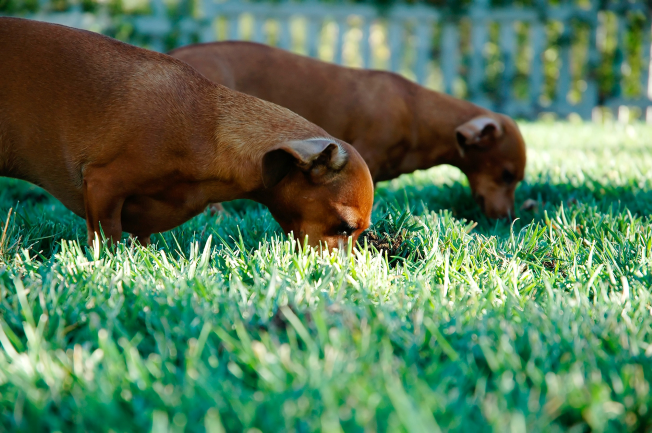
#> input picture noel-lopez-170-1.png, 652 x 433 px
$ python compression_encode.py noel-lopez-170-1.png   (older library calls are emulated)
#> lines starting #> are read from the running program, lines starting #| are printed output that depends on the picture
# -*- coding: utf-8 -*-
import sys
import re
import os
from skimage import io
import numpy as np
import pywt,cv2
from PIL import Image

image = io.imread(sys.argv[1])
#> image is the input picture: shape (433, 652, 4); mean R, G, B, A 89.7, 123.4, 89.5, 255
im=Image.open(sys.argv[1])
size = im.size
#> size = (652, 433)

B = image[:, :, 0]
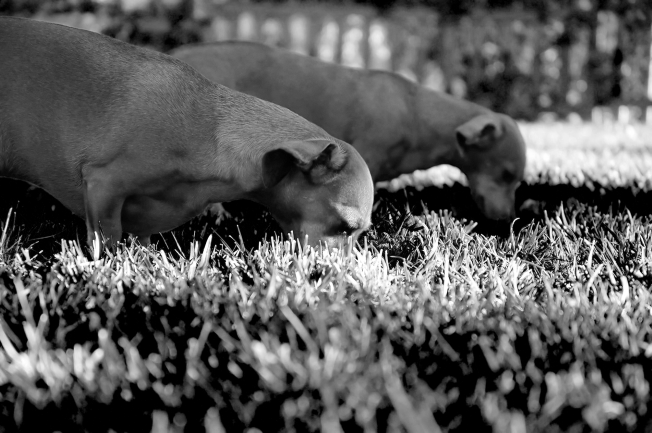
#> B: shape (433, 652); min 0, max 255, mean 89.7
G = image[:, :, 1]
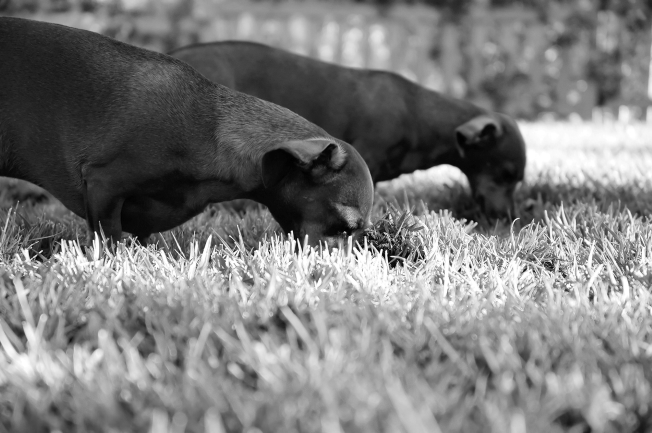
#> G: shape (433, 652); min 0, max 255, mean 123.4
R = image[:, :, 2]
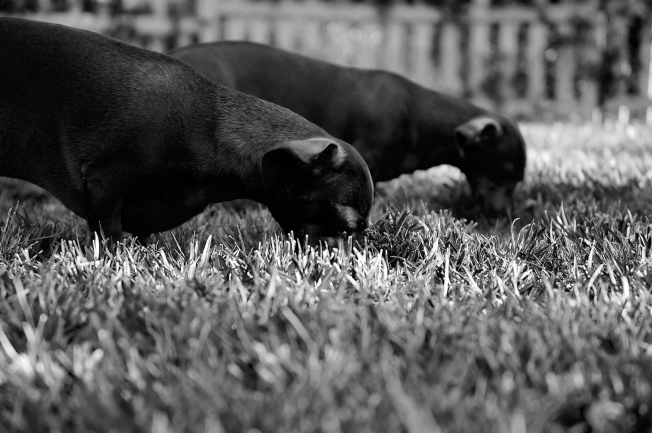
#> R: shape (433, 652); min 0, max 255, mean 89.5

#YUV的转化
Y = np.around(0.299*R + 0.587*G + 0.114*B, 1)
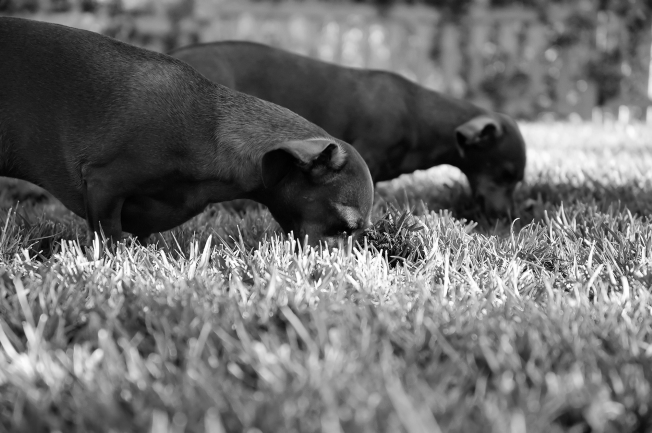
#> Y: shape (433, 652) float64; min 0, max 255, mean 109.4
U = np.around(-0.1687*R -0.3313*G + 0.5*B, 1)
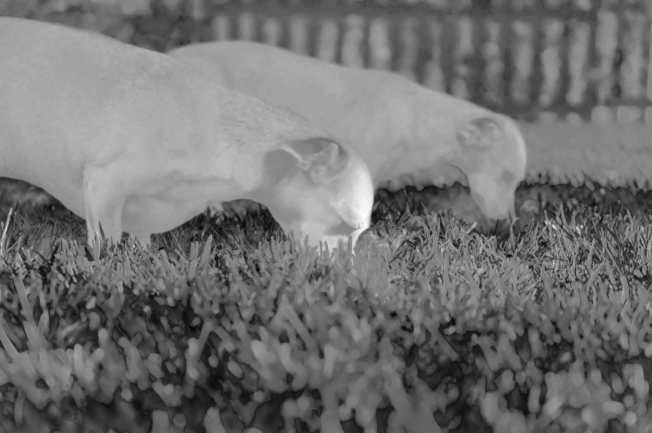
#> U: shape (433, 652) float64; min -77, max 70.7, mean -11.1; drawn with min black and max white
V = np.around(0.5*R -0.4187*G -0.0813*B, 1)
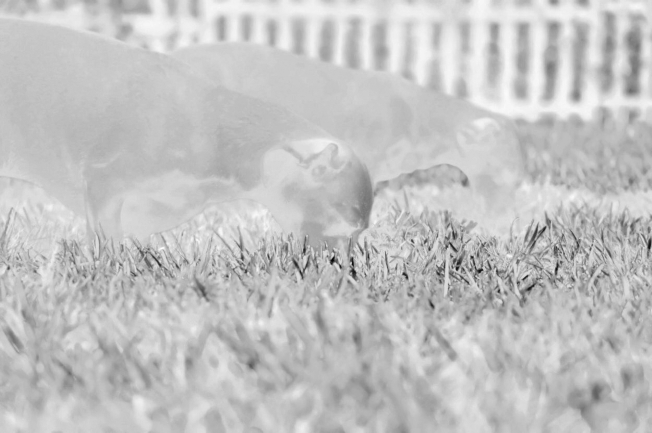
#> V: shape (433, 652) float64; min -120.9, max 18.7, mean -14.19; drawn with min black and max white
#
#小波变换
coeffs_Y = pywt.wavedec2(Y, 'haar', level = 5)
#> coeffs_Y = 6 items
coeffs_U = pywt.wavedec2(U, 'haar', level = 5)
#> coeffs_U = 6 items
coeffs_V = pywt.wavedec2(V, 'haar', level = 5)
#> coeffs_V = 6 items

#print(np.shape(coeffs_Y[1][0]))
#print(np.shape(coeffs_Y[5]))

y50 = np.shape(coeffs_Y[5])[0]
#> y50 = 3
y51 = np.shape(coeffs_Y[5])[1]
#> y51 = 217
y52 = np.shape(coeffs_Y[5])[2]
#> y52 = 326
#print(y50,y51,y52)

v30 = np.shape(coeffs_V[3])[0]
#> v30 = 3
v31 = np.shape(coeffs_V[3])[1]
#> v31 = 55
v32 = np.shape(coeffs_V[3])[2]
#> v32 = 82
v40 = np.shape(coeffs_V[4])[0]
#> v40 = 3
v41 = np.shape(coeffs_V[4])[1]
#> v41 = 109
v42 = np.shape(coeffs_V[4])[2]
#> v42 = 163
v50 = np.shape(coeffs_V[5])[0]
#> v50 = 3
v51 = np.shape(coeffs_V[5])[1]
#> v51 = 217
v52 = np.shape(coeffs_V[5])[2]
#> v52 = 326

u30 = np.shape(coeffs_U[3])[0]
#> u30 = 3
u31 = np.shape(coeffs_U[3])[1]
u32 = np.shape(coeffs_U[3])[2]
u40 = np.shape(coeffs_U[4])[0]
u41 = np.shape(coeffs_U[4])[1]
u42 = np.shape(coeffs_U[4])[2]
u50 = np.shape(coeffs_U[5])[0]
u51 = np.shape(coeffs_U[5])[1]
u52 = np.shape(coeffs_U[5])[2]


def func0(name,coef):
#> called with name = 'Y'
	for i in range(1,6):
		for j in range(3):
			np.savetxt(name + str(i) + str(j) + ".txt", coef[i][j], delimiter = '\t', fmt = '%.0f')
	if np.shape(coef[0][0])[0]==np.shape(coef[1][0])[0]:
		for i in range(np.shape(coef[0])[0]):
			np.savetxt(name + str(0) + str(i) + ".txt", coef[0][i], delimiter = '\t', fmt = '%.0f')
	if np.shape(coef[0][0])[0]==np.shape(coef[1][0])[1]:
		for i in range(np.shape(coef[0])[0]):
			np.savetxt(name + str(0) + str(i) + ".txt", coef[0][i], delimiter = '\t', fmt = '%.0f')

func0("Y",coeffs_Y)
func0("U",coeffs_U)
func0("V",coeffs_V)


def combine0(name):
#> called with name = 'Y0'
	list1 = []
	for i in range(np.shape(coeffs_V[1][1])[0]):
		f = open(name+ str(i) + ".txt")
		for line in f:
			list1.append(eval(line.strip('\n')))
	#print (list1)
	a = np.array(list1)
#> a = 294 values, max 7499 at index 101, min 411 at index 130, mean 3524.1
	b = a.reshape(np.shape(coeffs_V[1][1])).T
	#print (b)
	return np.savetxt(name + ".txt", b ,delimiter = '\t', fmt = '%.0f')
#
combine0("Y0")
combine0("U0")
combine0("V0")
#
def tran(name,num):
#> (the run stopped early here; a loop or call above may not have finished)
